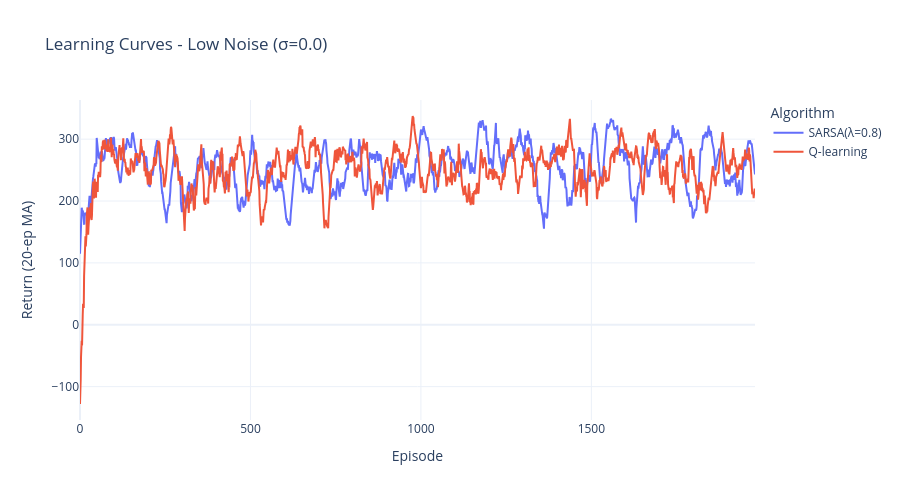
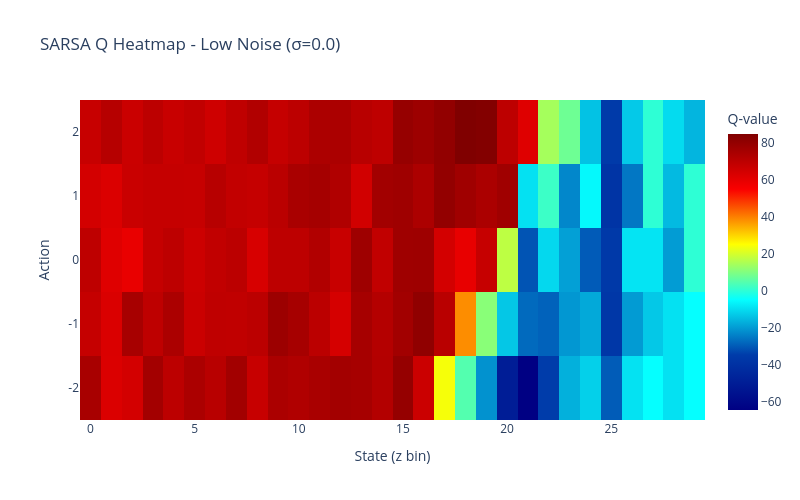
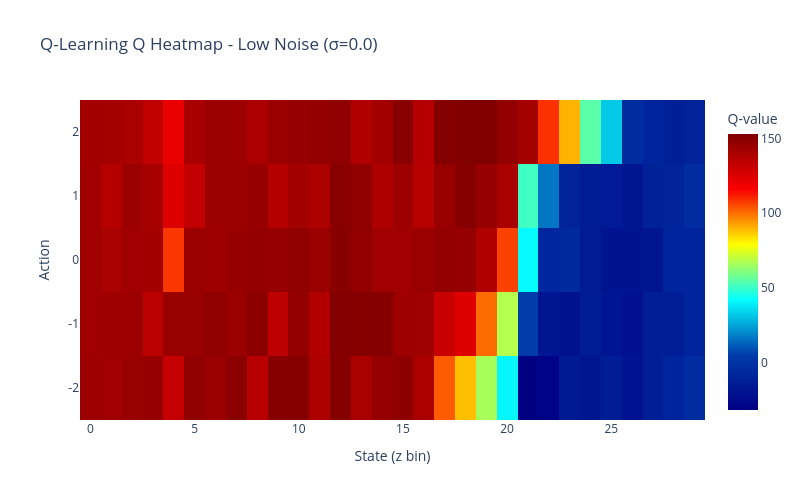
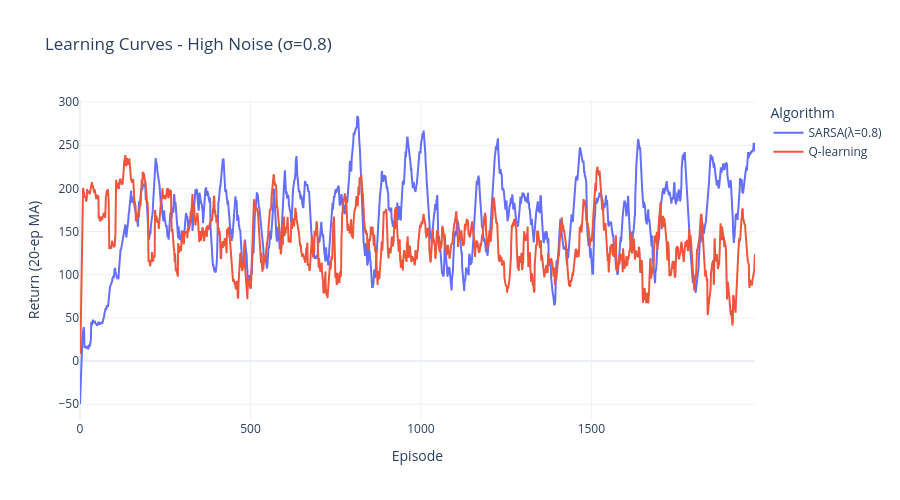

The notebook cell saved with these charts, in order:
### Markdown cell above
### Question 3

### Code cell
from src.p1.train import run_experiments

run_experiments()

### Figure 1 — Plotly figure (JSON) as saved in the notebook; plotly's stock layout.template omitted (floating-point values rounded to 4 significant figures; data arrays with more than 128 entries replaced by an {"elided": "..."} marker saying what was removed)
{"data": [{"mode": "lines", "name": "SARSA(λ=0.8)", "type": "scatter", "y": {"elided": "1981 float values"}}, {"mode": "lines", "name": "Q-learning", "type": "scatter", "y": {"elided": "1981 float values"}}], "layout": {"height": 500, "legend": {"title": {"text": "Algorithm"}}, "title": {"text": "Learning Curves - Low Noise (σ=0.0)"}, "width": 900, "xaxis": {"title": {"text": "Episode"}}, "yaxis": {"title": {"text": "Return (20-ep MA)"}}}}

### Figure 2 — Plotly figure (JSON) as saved in the notebook; plotly's stock layout.template omitted (floating-point values rounded to 4 significant figures; data arrays with more than 128 entries replaced by an {"elided": "..."} marker saying what was removed)
{"data": [{"colorbar": {"title": {"text": "Q-value"}}, "colorscale": [[0, "rgb(0,0,131)"], [0.2, "rgb(0,60,170)"], [0.4, "rgb(5,255,255)"], [0.6, "rgb(255,255,0)"], [0.8, "rgb(250,0,0)"], [1, "rgb(128,0,0)"]], "type": "heatmap", "z": {"elided": "5x30 float values"}}], "layout": {"height": 500, "title": {"text": "SARSA Q Heatmap - Low Noise (σ=0.0)"}, "width": 800, "xaxis": {"title": {"text": "State (z bin)"}}, "yaxis": {"tickmode": "array", "ticktext": [-2, -1, 0, 1, 2], "tickvals": [0, 1, 2, 3, 4], "title": {"text": "Action"}}}}

### Figure 3 — Plotly figure (JSON) as saved in the notebook; plotly's stock layout.template omitted (floating-point values rounded to 4 significant figures; data arrays with more than 128 entries replaced by an {"elided": "..."} marker saying what was removed)
{"data": [{"colorbar": {"title": {"text": "Q-value"}}, "colorscale": [[0, "rgb(0,0,131)"], [0.2, "rgb(0,60,170)"], [0.4, "rgb(5,255,255)"], [0.6, "rgb(255,255,0)"], [0.8, "rgb(250,0,0)"], [1, "rgb(128,0,0)"]], "type": "heatmap", "z": {"elided": "5x30 float values"}}], "layout": {"height": 500, "title": {"text": "Q-Learning Q Heatmap - Low Noise (σ=0.0)"}, "width": 800, "xaxis": {"title": {"text": "State (z bin)"}}, "yaxis": {"tickmode": "array", "ticktext": [-2, -1, 0, 1, 2], "tickvals": [0, 1, 2, 3, 4], "title": {"text": "Action"}}}}

### Figure 4 — Plotly figure (JSON) as saved in the notebook; plotly's stock layout.template omitted (floating-point values rounded to 4 significant figures; data arrays with more than 128 entries replaced by an {"elided": "..."} marker saying what was removed)
{"data": [{"mode": "lines", "name": "SARSA(λ=0.8)", "type": "scatter", "y": {"elided": "1981 float values"}}, {"mode": "lines", "name": "Q-learning", "type": "scatter", "y": {"elided": "1981 float values"}}], "layout": {"height": 500, "legend": {"title": {"text": "Algorithm"}}, "title": {"text": "Learning Curves - High Noise (σ=0.8)"}, "width": 900, "xaxis": {"title": {"text": "Episode"}}, "yaxis": {"title": {"text": "Return (20-ep MA)"}}}}
